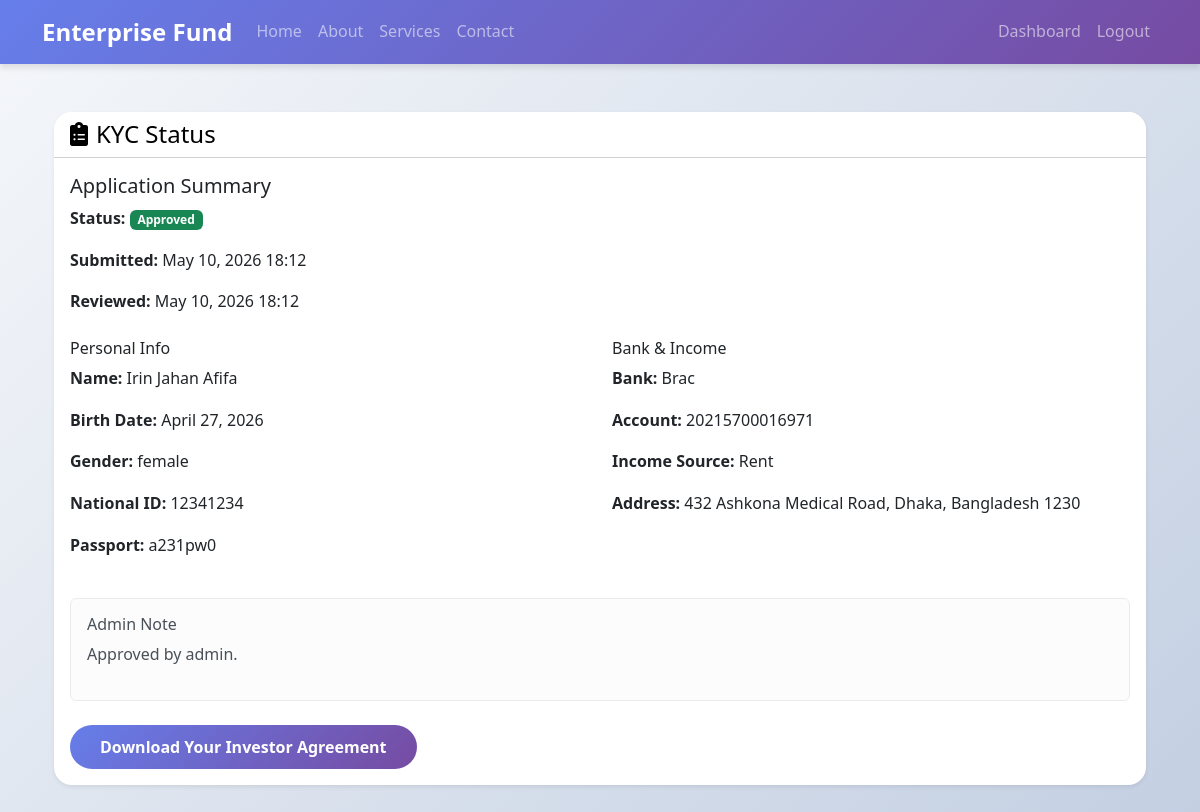
Screenshot of /accounts/kyc/status/ (signed in) with the database file from the repository.
### accounts/models.py (models this page shows, shortened)
class InvestorKYC(models.Model):
    STATUS_PENDING = 'pending'
    STATUS_APPROVED = 'approved'
    STATUS_REJECTED = 'rejected'
    STATUS_ADDITIONAL = 'additional_docs'
    STATUS_CHOICES = [
        (STATUS_PENDING, 'Pending'),
        (STATUS_APPROVED, 'Approved'),
        (STATUS_REJECTED, 'Rejected'),
        (STATUS_ADDITIONAL, 'Additional Documents Required'),
    ]
    user = models.OneToOneField(CustomUser, on_delete=models.CASCADE, related_name='kyc')
    full_name = models.CharField(max_length=255)
    date_of_birth = models.DateField(null=True, blank=True)
    gender = models.CharField(max_length=50, blank=True)
    address_line = models.CharField(max_length=255)
    city = models.CharField(max_length=100)
    country = models.CharField(max_length=100)
    postal_code = models.CharField(max_length=20)
    national_id = models.CharField(max_length=100)
    passport_number = models.CharField(max_length=100, blank=True)
    bank_name = models.CharField(max_length=150)
    bank_account = models.CharField(max_length=100)
    income_source = models.CharField(max_length=255)
    id_proof = models.FileField(upload_to='kyc/id_proof/', null=True, blank=True)
    bank_statement = models.FileField(upload_to='kyc/bank_statement/', null=True, blank=True)
    wealth_declaration = models.FileField(upload_to='kyc/wealth_declaration/', null=True, blank=True)
    status = models.CharField(max_length=20, choices=STATUS_CHOICES, default=STATUS_PENDING)
    admin_note = models.TextField(blank=True)
    requested_documents = models.TextField(blank=True)
    submitted_at = models.DateTimeField(auto_now_add=True)
    reviewed_at = models.DateTimeField(null=True, blank=True)

### accounts/views.py (the view)
# urls.py: path('kyc/status/', views.kyc_status, name='kyc_status'),
@login_required
def kyc_status(request):
    if request.user.role == 'admin':
        return redirect('accounts:admin_dashboard')
    kyc = getattr(request.user, 'kyc', None)
    if not kyc:
        return redirect('accounts:apply_kyc')
    agreement = getattr(kyc, 'agreement', None)
    return render(request, 'accounts/kyc_status.html', {
        'kyc': kyc,
        'agreement': agreement,
    })

### templates/accounts/kyc_status.html (shortened to what this page needs)
{% extends 'base.html' %}
{% block content %}
<div class="container my-5">
    <div class="card shadow-sm">
        <div class="card-header bg-secondary text-white">
            <h4 class="mb-0"><i class="fas fa-clipboard-list me-2"></i>KYC Status</h4>
        </div>
        <div class="card-body">
            <div class="mb-4">
                <h5>Application Summary</h5>
                <p><strong>Status:</strong> <span class="badge {% if kyc.status == 'approved' %}bg-success{% elif kyc.status == 'pending' %}bg-warning text-dark{% elif kyc.status == 'rejected' %}bg-danger{% else %}bg-info text-dark{% endif %}">{{ kyc.get_status_display }}</span></p>
                <p><strong>Submitted:</strong> {{ kyc.submitted_at|date:'M d, Y H:i' }}</p>
                {% if kyc.reviewed_at %}
                    <p><strong>Reviewed:</strong> {{ kyc.reviewed_at|date:'M d, Y H:i' }}</p>
                {% endif %}
            </div>
            <div class="row">
                <div class="col-md-6">
                    <h6>Personal Info</h6>
                    <p><strong>Name:</strong> {{ kyc.full_name }}</p>
                    <p><strong>Birth Date:</strong> {{ kyc.date_of_birth }}</p>
                    <p><strong>Gender:</strong> {{ kyc.gender }}</p>
                    <p><strong>National ID:</strong> {{ kyc.national_id }}</p>
                    <p><strong>Passport:</strong> {{ kyc.passport_number }}</p>
                </div>
                <div class="col-md-6">
                    <h6>Bank & Income</h6>
                    <p><strong>Bank:</strong> {{ kyc.bank_name }}</p>
                    <p><strong>Account:</strong> {{ kyc.bank_account }}</p>
                    <p><strong>Income Source:</strong> {{ kyc.income_source }}</p>
                    <p><strong>Address:</strong> {{ kyc.address_line }}, {{ kyc.city }}, {{ kyc.country }} {{ kyc.postal_code }}</p>
                </div>
            </div>
            {% if kyc.admin_note %}
                <div class="alert alert-light mt-4">
                    <h6>Admin Note</h6>
                    <p>{{ kyc.admin_note }}</p>
                </div>
            {% endif %}
            {% if agreement %}
                <div class="mt-4">
                    <a href="{% url 'accounts:agreement_download' agreement.pk %}" class="btn btn-primary">Download Your Investor Agreement</a>
                </div>
            {% endif %}
        </div>
    </div>
</div>
{% endblock %}

### static/css/style.css (style rules this page uses)
body { font-family: 'Segoe UI', Tahoma, Geneva, Verdana, sans-serif; background: linear-gradient(135deg, #f5f7fa 0%, #c3cfe2 100%); color: #333; line-height: 1.6; }
.card { box-shadow: 0 4px 8px rgba(0,0,0,.1); border: none; border-radius: 10px; transition: transform 0.3s ease, box-shadow 0.3s ease; }
.btn-primary { background: linear-gradient(135deg, #667eea 0%, #764ba2 100%); border: none; border-radius: 25px; padding: 10px 30px; font-weight: 600; transition: transform 0.3s ease; }
.card-header { background-color: white !important; color: black !important; }
.card { border-radius: 18px !important; overflow: hidden; }

### rows the page displays
InvestorKYC: status "Approved", submitted_at "May 10, 2026 18:12", reviewed_at "May 10, 2026 18:12", full_name "Irin Jahan Afifa", date_of_birth "April 27, 2026", gender "female", national_id "12341234", passport_number "a231pw0", bank_name "Brac", bank_account "20215700016971", income_source "Rent", address_line "432 Ashkona Medical Road", city "Dhaka", country "Bangladesh", postal_code "1230", admin_note "Approved by admin."
